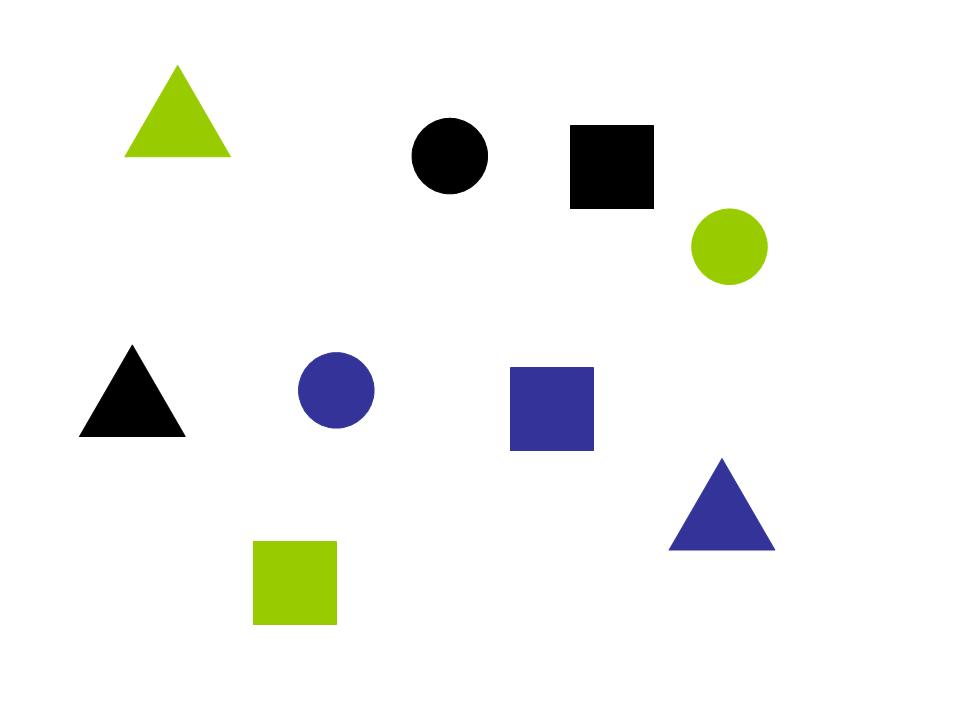
#> input picture figuras.jpg, 960 x 720 px
$ jupyter execute Shape_classifier.ipynb   (shell and % lines are left out)
#> lines starting #> are read from the running program, lines starting #| are printed output that depends on the picture; after the words box and inside, x2 and y2 are one past the last pixel; in counts of white or black regions, pixels touching at a corner belong together; long printed decimals are rounded
<a href="https://colab.research.google.com/github/Edrasen/Advanced_Neuronal_Networks/blob/main/Shape_classifier.ipynb" target="_parent"></a>

Importamos las librerias a utilizar

[cell 1]
import numpy as np
import matplotlib.pyplot as plt
import matplotlib.image as mpimg
from PIL import Image,ImageOps
import os
import math
import json
from io import StringIO
import skimage as ski
from skimage import data, io, filters, feature, segmentation, morphology, color
from sklearn.neural_network import MLPClassifier
from sklearn.metrics import accuracy_score, classification_report, confusion_matrix
from skimage.feature import corner_harris, corner_subpix, corner_peaks

# Procesamiento de la imagen

Primero haremos el clone del reposositorio del cual tomaremos las imagenes necesarias.

[cell 2]
#git pull

[cell 3]
%cd Advanced_Neuronal_Networks/

[cell 4]
figuras = os.path.join("figuras.jpg")
foto = os.path.join("foto.jpg")

[cell 5]
fig = Image.open(figuras).convert('L')  #Abrimos la imagen
fot = Image.open(foto).convert('L')
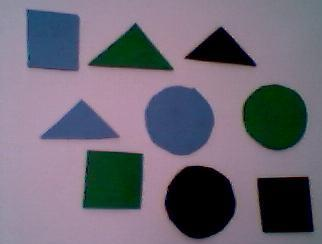
#> input picture foto.jpg, 322 x 244 px
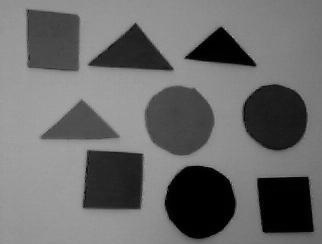
#> fot: PIL image 322x244 L; min 0, max 172, mean 107.5

[cell 6]
m_figu = np.array(fig)  #creamos la matriz de la imagen
m_foto = np.array(fot)

[cell 7]
print(m_figu.shape)
#| (720, 960)
print(m_foto.shape)
#| (244, 322)

[cell 8]
my_foto = Image.open(foto)
#> my_foto is the input picture: PIL image 322x244 RGB; mean R, G, B 109.7, 104.5, 117.4
my_foto

Aplicamos un análisis con los momentos de Hu

[cell 9]
#invertimos la imagen
nfoto = ski.util.invert(m_foto)
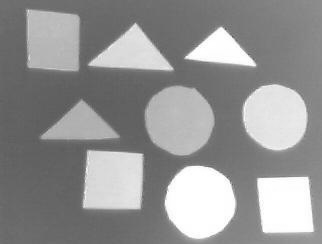
#> nfoto: shape (244, 322); min 83, max 255, mean 147.5
plt.imshow(nfoto, cmap='gray')

[cell 10]
#aplicando el umbral al la imagen de prueba
thresh = filters.threshold_otsu(nfoto)
#> thresh = 166
umbral_foto = morphology.opening(nfoto > thresh, morphology.square(1))
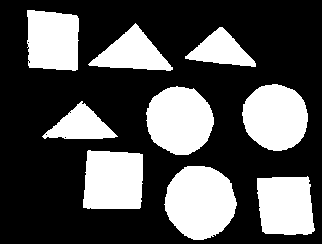
#> umbral_foto: shape (244, 322) bool; 32.1% white; 9 white regions, largest, box (x1, y1, x2, y2) and area: (164, 166, 237, 240) 4097, (146, 86, 214, 155) 3584, (242, 84, 308, 151) 3428
plt.imshow(umbral_foto)

[cell 11]
img_edges = ski.feature.canny(umbral_foto)
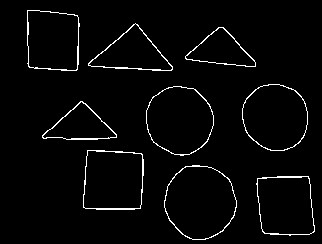
#> img_edges: shape (244, 322) bool; 2.9% white in thin lines or dots, all inside (x1, y1, x2, y2) = (27, 10, 315, 240)
plt.imshow(img_edges)

[cell 12]
#etiquetar regiones
label_image=ski.measure.label(umbral_foto)
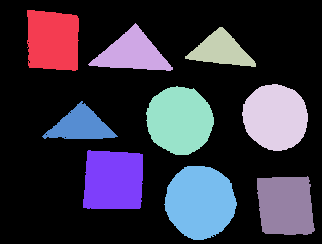
#> label_image: shape (244, 322) int32; 10 distinct labels, from 0 to 9; one colour per label, 0 black
plt.imshow(ski.color.label2rgb(label_image))
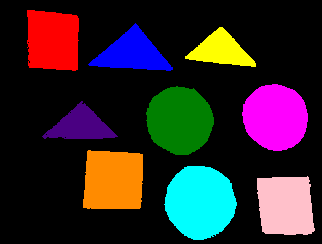
#> shown: shape (244, 322, 3) float64; mean R, G, B 0.184, 0.145, 0.161

[cell 13]
regions = ski.measure.regionprops(label_image)
#> regions = 9 regions; largest, box (x1, y1, x2, y2) and area: (164, 166, 237, 240) 4097, (146, 86, 214, 155) 3584, (242, 84, 308, 151) 3428, (83, 150, 143, 209) 3270, (257, 176, 315, 235) 2993
for prop in regions[0]:
  print(prop)
#> this loop made 30 passes
#| area
#| area_bbox
#| area_convex
#| area_filled
#| axis_major_length
#| axis_minor_length
#| bbox
#| centroid
#> (further printed lines are left out)

[cell 14]
coordinates = []
for region in regions:
  coordinates.append(region['bbox'])
#> this loop made 9 passes
#> after the loop, coordinates = [(10, 27, 71, 79), (23, 88, 71, 173), (27, 185, 67, 256), (84, 242, 151, 308), (86, 146, 155, 214), (101, 42, 139, 118), (150, 83, 209, 143), (166, 164, 240, 237), (176, 257, 235, 315)]

print(coordinates)
#| [(10, 27, 71, 79), (23, 88, 71, 173), (27, 185, 67, 256), (84, 242, 151, 308), (86, 146, 155, 214), (101, 42, 139, 118), (150, 83, 209, 143), (166, 164, 240, 237), (176, 257, 235, 315)]

[cell 15]
#plt.imshow(regions[0]['filled_image'])
test = ski.feature.canny(regions[0]['filled_image'])
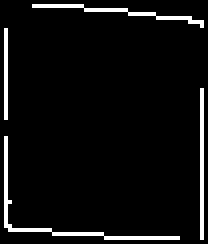
#> test: shape (61, 52) bool (shown 4 times larger); 5.5% white in thin lines or dots
plt.imshow(test)

# Preparando los datos

[cell 16]
def get_hu_moment(img):
  nimg = ski.util.invert(img)
  timg = filters.threshold_otsu(nimg)
  uimg = morphology.opening(nimg > timg, morphology.square(1))
  label_img = ski.measure.label(uimg)
  regions = ski.measure.regionprops(label_img)
  momento = regions[0].moments_hu
  return momento

[cell 17]
def Lector_forma_training(Train_dir, jsonfile):
  Train_data = []
  Tags = []
  with open(jsonfile) as data_file:
    etiquetas = json.load(data_file)
  for img in os.listdir(Train_dir):
    try:
      #print(img)
      imgtag = etiquetas[img]
      Tags.append(imgtag)
    except:
      print("Tag error: " + img)
    try:
      imgpath = os.path.join(Train_dir, img)
      img = Image.open(imgpath).convert('L')
      Train_data.append(get_hu_moment(np.array(img)))
    except:
      print("File error: "+ img)

  return np.array(Train_data), Tags

[cell 18]
def Lector_forma_testing(jsonfile):
    Train_data=[] #Arreglo de datos
    Tags=[] #Arreglo de etiquetas

    with open(jsonfile) as data_file: #Abrir el archivo Jason
         etiquetas = json.load(data_file) #Guardar la lista del archivo jason en un arreglo
    #Tomamos cada bbox y momento de hu de cada objeto
    for region in regions:
        try:
            imgtag=etiquetas[format(region.bbox)]
            Tags.append(imgtag)
        except:
            print("Tag error: "+format(region.bbox))
        try:
            Train_data.append(region.moments_hu)
        except:
            print("Tag error: "+format(region.bbox))
    return np.array(Train_data),Tags

[cell 19]
X_train, y_train = Lector_forma_training("Forma/Train", "Train_forma.json")
#> (reads Train_forma.json from the repository)
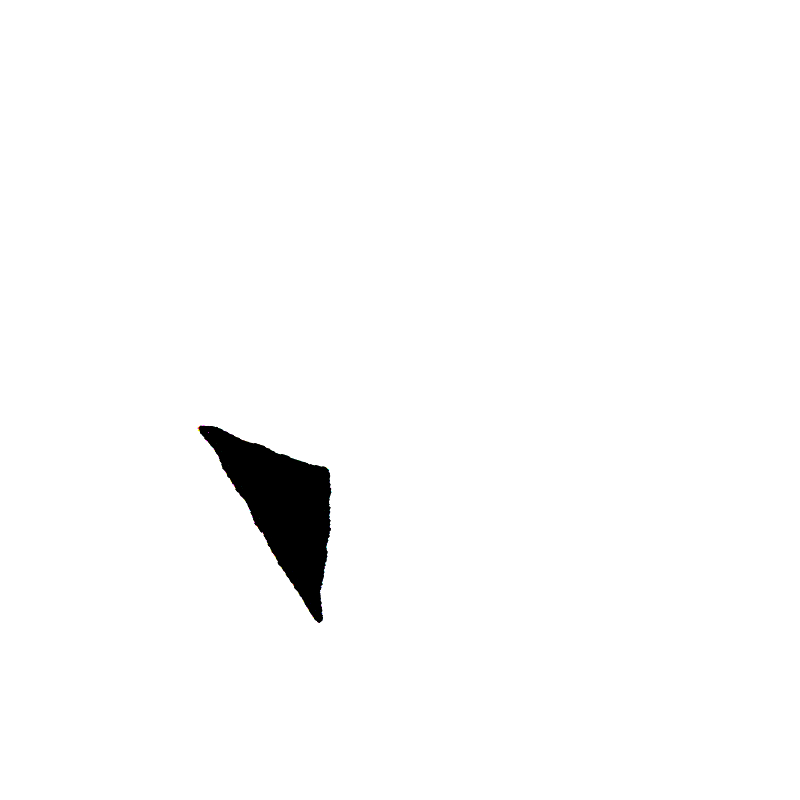
#> input picture Forma/Train/Fig1.png, 800 x 800 px
#> in get_hu_moment, `nimg = ski.util.invert(img)`:
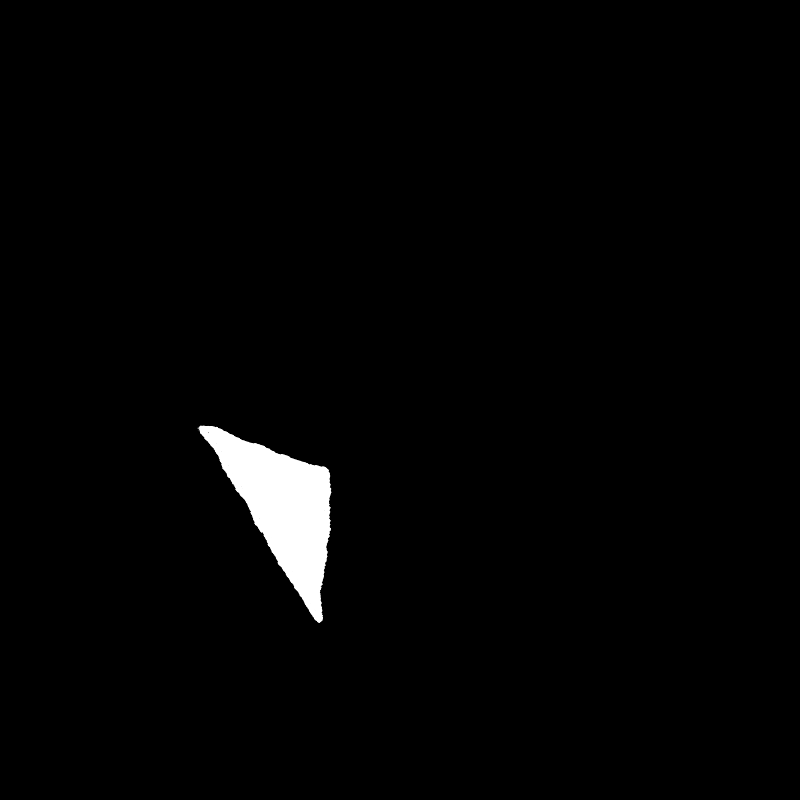
#> nimg: shape (800, 800); min 0, max 255, mean 4.4
#> in get_hu_moment, `timg = filters.threshold_otsu(nimg)`: timg = 126
#> in get_hu_moment, `uimg = morphology.opening(nimg > timg, morphology.square(1))`: uimg: shape (800, 800) bool; 1.7% white; 1 white region, box (x1, y1, x2, y2) and area: (198, 426, 331, 623) 11104
#> in get_hu_moment, `label_img = ski.measure.label(uimg)`: label_img: shape (800, 800) int32; values 0 (black) and 1 (white), 1.7% white; 1 white region
#> in get_hu_moment, `regions = ski.measure.regionprops(label_img)`: regions = 1 regions; box (x1, y1, x2, y2) and area: (198, 426, 331, 623) 11104
#> in get_hu_moment, `momento = regions[0].moments_hu`: momento = [0.26, 0.031, 0.00615, 0.0004, -6.01e-07, -6.83e-05, 1.82e-07]
#> pass 2 of the loop in Lector_forma_training, `for img in os.listdir(Train_dir):`:
#> in Lector_forma_training, `imgtag = etiquetas[img]`: imgtag = [1, 0, 0]
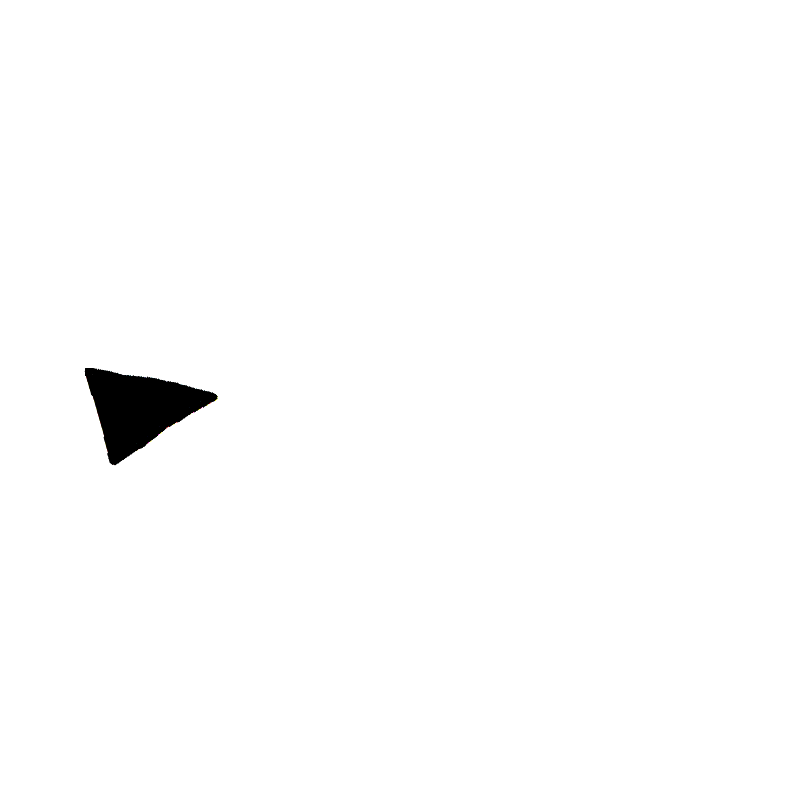
#> input picture Forma/Train/Fig10.png, 800 x 800 px
#> in get_hu_moment (call 2), `nimg = ski.util.invert(img)`:
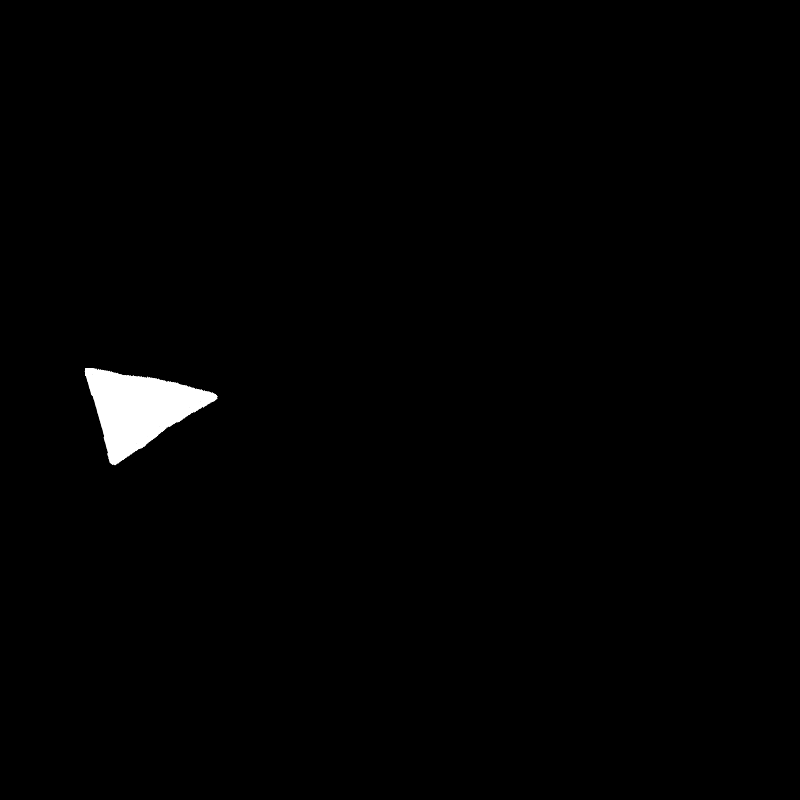
#> nimg: shape (800, 800); min 0, max 255, mean 2.6
#> timg = 121
#> uimg: shape (800, 800) bool; 1% white; 1 white region, box (x1, y1, x2, y2) and area: (85, 368, 218, 465) 6617
#> label_img: shape (800, 800) int32; values 0 (black) and 1 (white), 1% white; 1 white region
#> in get_hu_moment (call 2), `regions = ski.measure.regionprops(label_img)`: regions = 1 regions; box (x1, y1, x2, y2) and area: (85, 368, 218, 465) 6617
#> momento = [0.203, 0.00435, 0.00484, 0.000149, 1.22e-07, 9.08e-06, -3.43e-08]
#> pass 3 of the loop in Lector_forma_training, `for img in os.listdir(Train_dir):`:
#> in Lector_forma_training, `imgtag = etiquetas[img]`: imgtag = [0, 1, 0]
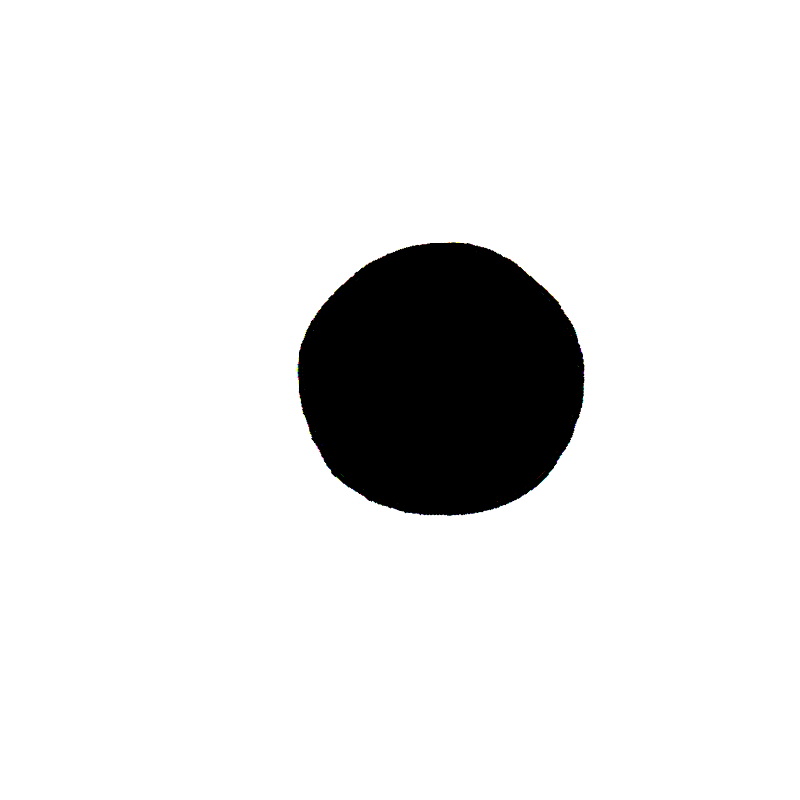
#> input picture Forma/Train/Fig11.png, 800 x 800 px
#> in get_hu_moment (call 3), `nimg = ski.util.invert(img)`:
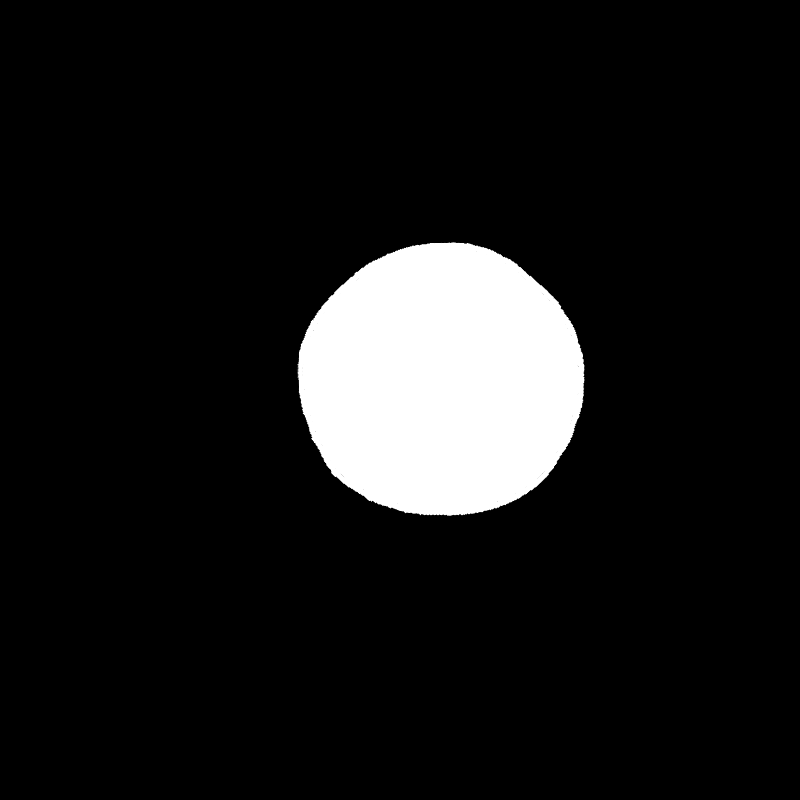
#> nimg: shape (800, 800); min 0, max 255, mean 24.5
#> timg = 127
#> uimg: shape (800, 800) bool; 9.6% white; 1 white region, box (x1, y1, x2, y2) and area: (298, 242, 584, 516) 61559
#> label_img: shape (800, 800) int32; values 0 (black) and 1 (white), 9.6% white; 1 white region
#> in get_hu_moment (call 3), `regions = ski.measure.regionprops(label_img)`: regions = 1 regions; box (x1, y1, x2, y2) and area: (298, 242, 584, 516) 61559
#> momento = [0.159, 4.71e-05, 1.48e-06, 8.71e-10, -1.44e-17, -3.06e-12, -2.77e-17]
#> y_train = [[1, 0, 0], [1, 0, 0], [0, 1, 0]]

[cell 20]
X_train

[cell 21]
X_test, y_test = Lector_forma_testing("Test_forma.json")
#> (reads Test_forma.json from the repository)
#> the loop in Lector_forma_testing, `for region in regions:` made 9 passes
#> imgtag on passes 1 to 9: [0, 0, 1], [1, 0, 0], [1, 0, 0], [0, 1, 0], [0, 1, 0], [1, 0, 0], [0, 0, 1], [0, 1, 0], [0, 0, 1]
#> after the loop in Lector_forma_testing, `for region in regions:`: Tags = [[0, 0, 1], [1, 0, 0], [1, 0, 0], [0, 1, 0], [0, 1, 0], [1, 0, 0], [0, 0, 1], [0, 1, 0], [0, 0, 1]]; Train_data = 9 items
#> y_test has the same summary as Tags in Lector_forma_testing

[cell 22]
X_test

# Ajustar parámetros del modelo

[cell 23]
clfshape = MLPClassifier(solver='lbfgs', alpha=1e-4,
                  hidden_layer_sizes=(10, 3), random_state=1)

# Ajuste del modelo

[cell 24]
clfshape.fit(X_train,y_train)

[cell 25]
pred = clfshape.predict(X_test)
#> pred = [[0, 1, 0], [1, 0, 0], [1, 0, 0], [0, 1, 0], [0, 1, 0], [1, 0, 0], [0, 1, 0], [0, 1, 0], [0, 1, 0]]

# Evaluar el modelo

[cell 26]
def ClassDetector(onehot):
  output=[]
  for case in onehot:
    output.append(np.argmax(case))
  return output

[cell 27]
predclass = ClassDetector(pred)
#> the loop in ClassDetector, `for case in onehot:` made 9 passes
#> after the loop in ClassDetector, `for case in onehot:`: output = [1, 0, 0, 1, 1, 0, 1, 1, 1]
#> predclass = [1, 0, 0, 1, 1, 0, 1, 1, 1]
yclass = ClassDetector(y_test)
#> the loop in ClassDetector (call 2), `for case in onehot:` made 9 passes
#> yclass = [2, 0, 0, 1, 1, 0, 2, 1, 2]
print(yclass)
#| [2, 0, 0, 1, 1, 0, 2, 1, 2]

[cell 28]
print(accuracy_score(predclass,yclass))
#| 0.6667

[cell 29]
print(confusion_matrix(predclass,yclass))
#| [[3 0 0]
#|  [0 3 3]
#|  [0 0 0]]
